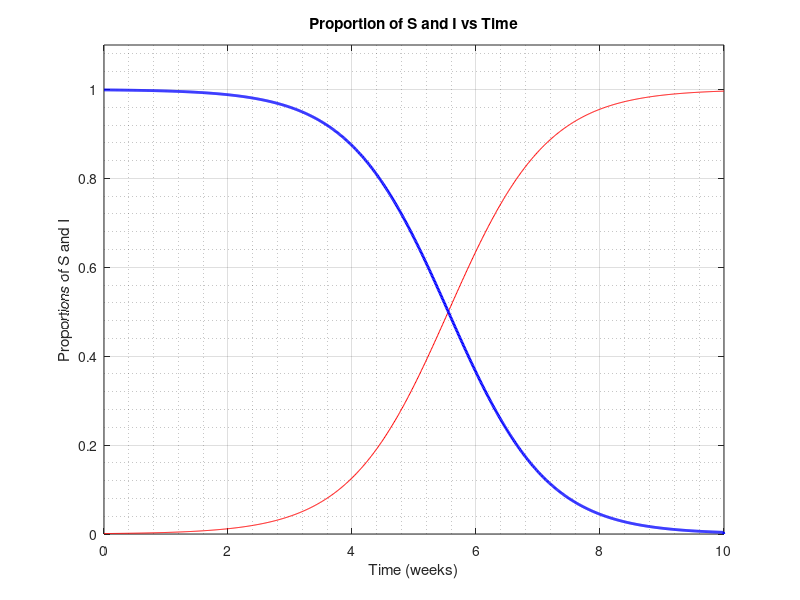

This chart was generated by the following MATLAB code:
%I-Model
% This model for the spread of disease is dependent on the state variables S and I
% LOGISTIC GROWTH CURVE
% Prabir Kumar Das ---- 20 september ,2021

%% Set Parameters

I0 = 0.001; % Initial Proportion of Infected people
a = 1.25;  % Coefficient in wk^-1 , 0.25,0.75,1.1 ,1.0
tmax = 10;  % Number of weeks
Imax = 1.1;  %Maximum number of Infected for Graph
dt = 0.01;   %size of time steps in weeks

plotchoice = 3; % 1 = S , 2=I , 3 = all

%% Initialize vectors

t = 0 : dt : tmax ; % Time vector
Nt = length(t);    %Number of time steps
I = zeros(1,Nt);   %Infection vector
S = zeros(1,Nt);  
I(1) = I0;         % Set initial infection value


%% Model Equation

for it = 1 : Nt-1
    
    S(it) = 1 - I(it);
    dI = a*I(it)*S(it) ;
    I(it+1) = I(it) + dI*dt;
    
    
end

%% Plots
switch plotchoice          %  Ctrl + I for Indentation
    case 1
        plot(t,S,'-b','LineWidth',2)
        axis([0 tmax 0 Imax])
        grid on
        grid minor
        xlabel('Time (weeks)')
        ylabel('Proportion Susceptable')
        title('Proportion of Susceptable vs Time')
    case 2
        plot(t,I,'-r','LineWidth',2)
        axis([0 tmax 0 Imax])
        grid on
        grid minor
        xlabel('Time (weeks)')
        ylabel('Proportion Infected')
        title('Proportion of Infected vs Time')
        
    case 3
        plot(t,I,'-r',...
            t,S,'-b','LineWidth',2)
        axis([0 tmax 0 Imax])
        grid on
        grid minor
        xlabel('Time (weeks)')
        ylabel('Proportions of S and I')
        title('Proportion of S and I vs Time')
        
end

